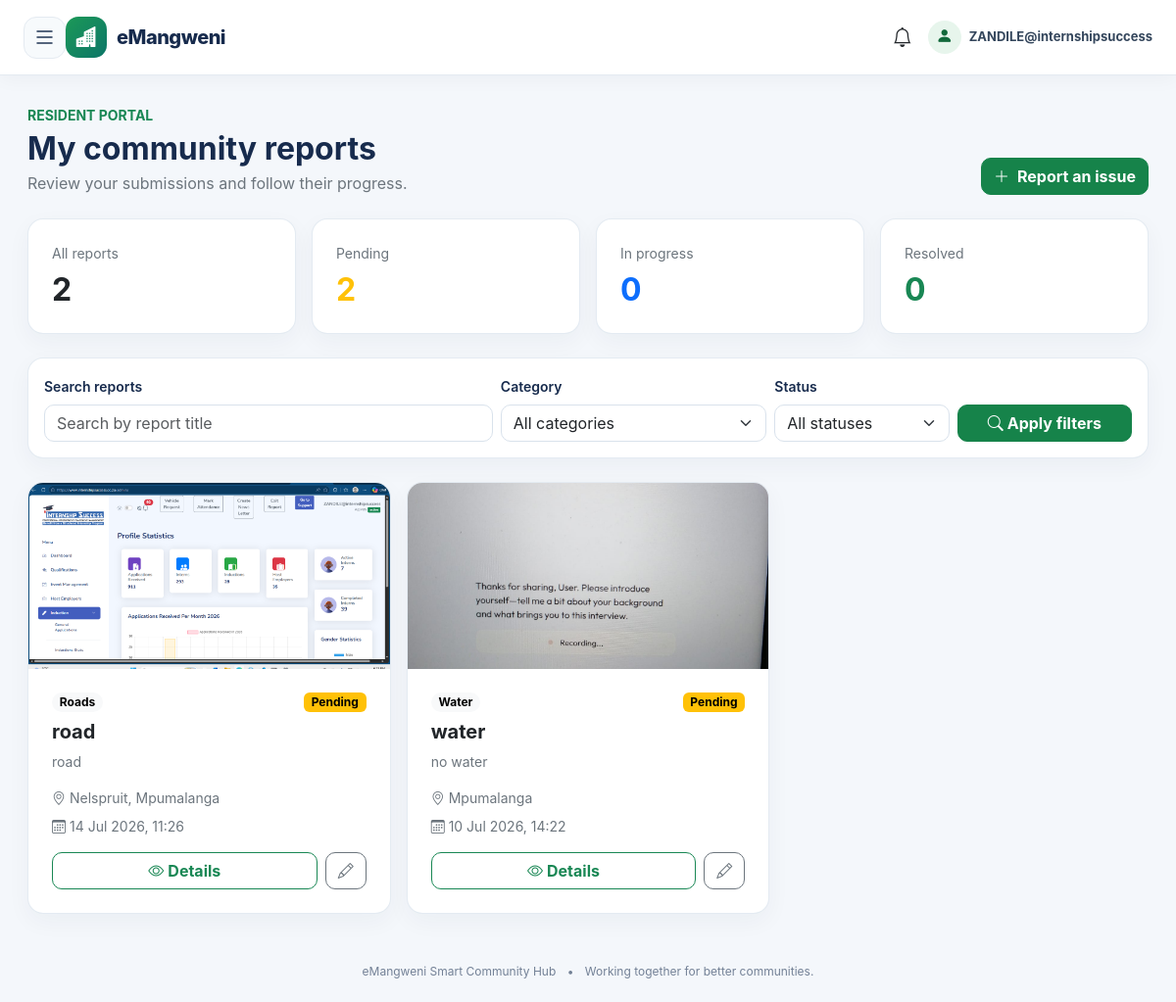
The page /issues/ (signed in) on the database its author committed.
### issues/models.py (models this page shows, shortened)
class Issue(models.Model):
    CATEGORY_CHOICES = [
        ("Water", "Water"),
        ("Electricity", "Electricity"),
        ("Roads", "Roads"),
        ("Crime", "Crime"),
        ("Dumping", "Illegal Dumping"),
    ]
    STATUS_CHOICES = [
        ("Pending", "Pending"),
        ("In Progress", "In Progress"),
        ("Resolved", "Resolved"),
    ]
    user = models.ForeignKey(
        User,
        on_delete=models.CASCADE
    )
    title = models.CharField(max_length=200)
    description = models.TextField()
    category = models.CharField(
        max_length=50,
        choices=CATEGORY_CHOICES
    )
    location = models.CharField(max_length=200)
    image = models.ImageField(
        upload_to="issues/",
        blank=True,
        null=True
    )
    status = models.CharField(
        max_length=50,
        choices=STATUS_CHOICES,
        default="Pending"
    )
    created_at = models.DateTimeField(auto_now_add=True)
    class Meta:
        ordering = ["-created_at"]

### issues/views.py (the view)
@login_required
def issue_list(request):
    issues = Issue.objects.filter(
        user=request.user
    ).order_by("-created_at")
    search = request.GET.get("search", "").strip()
    category = request.GET.get("category", "").strip()
    status = request.GET.get("status", "").strip()
    if search:
        issues = issues.filter(title__icontains=search)
    valid_categories = {
        value for value, label in Issue.CATEGORY_CHOICES
    }
    valid_statuses = {
        value for value, label in Issue.STATUS_CHOICES
    }
    if category in valid_categories:
        issues = issues.filter(category=category)
    if status in valid_statuses:
        issues = issues.filter(status=status)
    resident_issues = Issue.objects.filter(user=request.user)
    context = {
        "issues": issues,
        "total_issues": resident_issues.count(),
        "pending": resident_issues.filter(status="Pending").count(),
        "in_progress": resident_issues.filter(
            status="In Progress"
        ).count(),
        "resolved": resident_issues.filter(status="Resolved").count(),
        "search": search,
        "category": category,
        "status": status,
        "category_choices": Issue.CATEGORY_CHOICES,
        "status_choices": Issue.STATUS_CHOICES,
    }
    return render(
        request,
        "issues/issue_list.html",
        context
    )

### notifications/context_processors.py (called while the page is built)
def unread_notifications(request):
    if not request.user.is_authenticated:
        return {"unread_notifications": 0}
    return {
        "unread_notifications": Notification.objects.filter(
            user=request.user,
            is_read=False,
        ).count()
    }

### issues/templates/issues/issue_list.html (shortened to what this page needs)
{% extends "base/base.html" %}
{% block content %}
<div class="container-fluid px-0">
    <div class="d-flex flex-wrap justify-content-between align-items-end gap-3 mb-4">
        <div><span class="text-uppercase fw-bold small text-success">Resident portal</span><h1 class="h2 fw-bold mt-1 mb-1">My community reports</h1><p class="text-secondary mb-0">Review your submissions and follow their progress.</p></div>
        <a href="{% url 'report-issue' %}" class="btn btn-primary"><i class="bi bi-plus-lg me-2"></i>Report an issue</a>
    </div>
    <div class="row g-3 mb-4">
        <div class="col-6 col-xl-3"><a href="{% url 'issue-list' %}" class="text-decoration-none text-reset"><div class="card h-100"><div class="card-body p-3 p-lg-4"><div class="text-secondary small">All reports</div><div class="h2 fw-bold mb-0 mt-2">{{ total_issues|default:0 }}</div></div></div></a></div>
        <div class="col-6 col-xl-3"><a href="{% url 'issue-list' %}?status=Pending" class="text-decoration-none text-reset"><div class="card h-100"><div class="card-body p-3 p-lg-4"><div class="text-secondary small">Pending</div><div class="h2 fw-bold text-warning mb-0 mt-2">{{ pending|default:0 }}</div></div></div></a></div>
        <div class="col-6 col-xl-3"><a href="{% url 'issue-list' %}?status=In%20Progress" class="text-decoration-none text-reset"><div class="card h-100"><div class="card-body p-3 p-lg-4"><div class="text-secondary small">In progress</div><div class="h2 fw-bold text-primary mb-0 mt-2">{{ in_progress|default:0 }}</div></div></div></a></div>
        <div class="col-6 col-xl-3"><a href="{% url 'issue-list' %}?status=Resolved" class="text-decoration-none text-reset"><div class="card h-100"><div class="card-body p-3 p-lg-4"><div class="text-secondary small">Resolved</div><div class="h2 fw-bold text-success mb-0 mt-2">{{ resolved|default:0 }}</div></div></div></a></div>
    </div>
    <form method="get" class="card card-body mb-4">
        <div class="row g-2 align-items-end">
            <div class="col-lg-5"><label class="form-label small fw-semibold" for="report-search">Search reports</label><input id="report-search" class="form-control" type="search" name="search" value="{{ search }}" placeholder="Search by report title"></div>
            <div class="col-md-6 col-lg-3"><label class="form-label small fw-semibold" for="report-category">Category</label><select id="report-category" name="category" class="form-select"><option value="">All categories</option></select></div>
            <div class="col-md-6 col-lg-2"><label class="form-label small fw-semibold" for="report-status">Status</label><select id="report-status" name="status" class="form-select"><option value="">All statuses</option></select></div>
            <div class="col-lg-2 d-grid"><button class="btn btn-primary" type="submit"><i class="bi bi-search me-1"></i>Apply filters</button></div>
        </div>
    </form>
    <div class="row g-3">
        {% for issue in issues %}
        <div class="col-md-6 col-xl-4">
            <article class="card h-100 overflow-hidden">
                {% if issue.image %}
                    <img src="{{ issue.image.url }}" alt="Photo attached to {{ issue.title }}" class="w-100" style="height:190px;object-fit:cover;">
                {% else %}
                    <div class="d-flex align-items-center justify-content-center bg-body-secondary text-secondary" style="height:145px;"><i class="bi bi-image fs-1"></i></div>
                {% endif %}
                <div class="card-body p-4 d-flex flex-column">
                    <div class="d-flex justify-content-between align-items-start gap-2 mb-2"><span class="badge rounded-pill text-bg-light">{{ issue.category }}</span><span class="badge {% if issue.status == 'Resolved' %}text-bg-success{% elif issue.status == 'In Progress' %}text-bg-primary{% else %}text-bg-warning{% endif %}">{{ issue.status }}</span></div>
                    <h2 class="h5 fw-bold">{{ issue.title }}</h2>
                    <p class="text-secondary small">{{ issue.description|truncatewords:24 }}</p>
                    <div class="small text-secondary mb-2"><i class="bi bi-geo-alt me-1"></i>{{ issue.location }}</div>
                    <div class="small text-secondary mb-3"><i class="bi bi-calendar3 me-1"></i>{{ issue.created_at|date:"d M Y, H:i" }}</div>
                    <div class="d-flex gap-2 mt-auto">
                        <a href="{% url 'issue-detail' issue.pk %}" class="btn btn-outline-success flex-grow-1"><i class="bi bi-eye me-1"></i>Details</a>
                        <a href="{% url 'edit-issue' issue.pk %}" class="btn btn-outline-secondary" aria-label="Edit {{ issue.title }}"><i class="bi bi-pencil"></i></a>
                    </div>
                </div>
            </article>
        </div>
        {% endfor %}
    </div>
</div>
{% endblock %}

### templates/base/base.html (shortened to what this page needs)
{% load static %}
<!DOCTYPE html>
<html lang="en">
<head>
    <link href="https://cdn.jsdelivr.net/npm/bootstrap@5.3.7/dist/css/bootstrap.min.css" rel="stylesheet">
    <link rel="stylesheet" href="https://cdn.jsdelivr.net/npm/bootstrap-icons@1.11.3/font/bootstrap-icons.min.css">
</head>
<body>
<div id="navbar-wrapper">
    <nav class="navbar navbar-expand-lg navbar-light">
        <div class="container-fluid px-3 px-lg-4">
            {% if user.is_authenticated %}
                <button id="menu-btn" type="button" aria-label="Open navigation menu"
                        aria-controls="sidebar" aria-expanded="false">
                    <i class="bi bi-list"></i>
                </button>
                {% if user.is_staff %}
                    <a class="navbar-brand" href="{% url 'admin-portal-dashboard' %}">
                {% else %}
                    <a class="navbar-brand" href="{% url 'dashboard' %}">
                {% endif %}
                    <span class="navbar-brand-icon"><i class="bi bi-buildings-fill"></i></span>
                    <span>eMangweni</span>
                </a>
                <div class="ms-auto d-flex align-items-center gap-3">
                    {% if user.is_staff %}
                        <a href="{% url 'admin-notifications' %}" class="position-relative text-decoration-none text-dark" aria-label="Open admin notifications">
                            <i class="bi bi-bell fs-5"></i>
                        </a>
                    {% else %}
                        <a href="{% url 'notifications' %}" class="position-relative text-decoration-none text-dark" aria-label="Open notifications">
                            <i class="bi bi-bell fs-5"></i>
                        </a>
                    {% endif %}
                    <span class="navbar-user">
                        <span class="navbar-user-icon"><i class="bi bi-person-fill"></i></span>
                        <span class="username-label">{{ user.get_short_name|default:user.username }}</span>
                    </span>
                </div>
            {% endif %}
        </div>
    </nav>
</div>
<main class="page-content" id="content">
    {% block content %}{% endblock %}
</main>
<footer class="app-footer">
    <span>eMangweni Smart Community Hub</span>
    <span class="mx-2">•</span>
    <span>Working together for better communities.</span>
</footer>
</body>
</html>

### templates/base/base.html (style rules this page uses)
:root { --hub-ink: #172b4d; --hub-muted: #64748b; --hub-green: #16834a; --hub-green-dark: #11683b; --hub-bg: #f4f7fb; --hub-border: #e4eaf1; --hub-sidebar: #102033; --hub-sidebar-soft: #182d43; }
*, *::before, *::after { box-sizing: border-box; }
html { scroll-behavior: smooth; }
body { margin: 0; background: var(--hub-bg); color: var(--hub-ink); font-family: Inter, "Segoe UI", Roboto, Arial, sans-serif; overflow-x: hidden; }
a { text-underline-offset: 3px; }
.navbar { position: sticky; top: 0; z-index: 1030; min-height: 76px; padding: 12px 0; background: rgba(255,255,255,.96) !important; border-bottom: 1px solid var(--hub-border); box-shadow: 0 4px 18px rgba(15, 35, 60, .04); backdrop-filter: blur(12px); }
.navbar-brand { display: inline-flex; align-items: center; gap: 10px; color: var(--hub-ink) !important; font-size: 20px; font-weight: 800; letter-spacing: -.5px; }
.navbar-brand-icon { display: inline-grid; width: 42px; height: 42px; place-items: center; border-radius: 13px; background: linear-gradient(135deg, #1c9957, #0c7668); color: white; font-size: 21px; }
#menu-btn { display: inline-grid; width: 43px; height: 43px; flex-shrink: 0; place-items: center; padding: 0; border: 1px solid var(--hub-border); border-radius: 13px; background: #f7fafc; color: var(--hub-ink); transition: background .2s, color .2s, border-color .2s; }
#menu-btn i { font-size: 24px; line-height: 1; }
.navbar-user { display: inline-flex; align-items: center; gap: 8px; color: #34465c; font-size: 13px; font-weight: 700; }
.navbar-user-icon { display: inline-grid; width: 34px; height: 34px; place-items: center; border-radius: 50%; background: #e7f5ec; color: var(--hub-green-dark); font-size: 17px; }
.page-content { min-height: calc(100vh - 76px); padding: 28px; transition: margin-left .28s ease; }
.app-footer { padding: 22px 16px; color: #738196; text-align: center; font-size: 12px; }
.card { border: 1px solid rgba(222, 230, 239, .8); border-radius: 16px; box-shadow: 0 8px 24px rgba(21, 42, 69, .045); }
.form-control, .form-select { border-color: #d9e2ec; border-radius: 10px; }
.btn { border-radius: 10px; font-weight: 650; }
.btn-primary { --bs-btn-bg: var(--hub-green); --bs-btn-border-color: var(--hub-green); --bs-btn-hover-bg: var(--hub-green-dark); --bs-btn-hover-border-color: var(--hub-green-dark); }
@media (min-width: 992px) { #navbar-wrapper { transition: margin-left .28s ease, width .28s ease; } }

### rows shown on the page
Issue: image (picture), category "Roads", status "Pending", title "road", description "road", location "Nelspruit, Mpumalanga", created_at "14 Jul 2026, 11:26"
Issue: image (picture), category "Water", status "Pending", title "water", description "no water", location "Mpumalanga", created_at "10 Jul 2026, 14:22"

### other values the page prints
{{ user.get_short_name|default:user.username }} "ZANDILE@internshipsuccess"
{{ total_issues|default:0 }} "2"
{{ pending|default:0 }} "2"
{{ in_progress|default:0 }} "0"
{{ resolved|default:0 }} "0"
